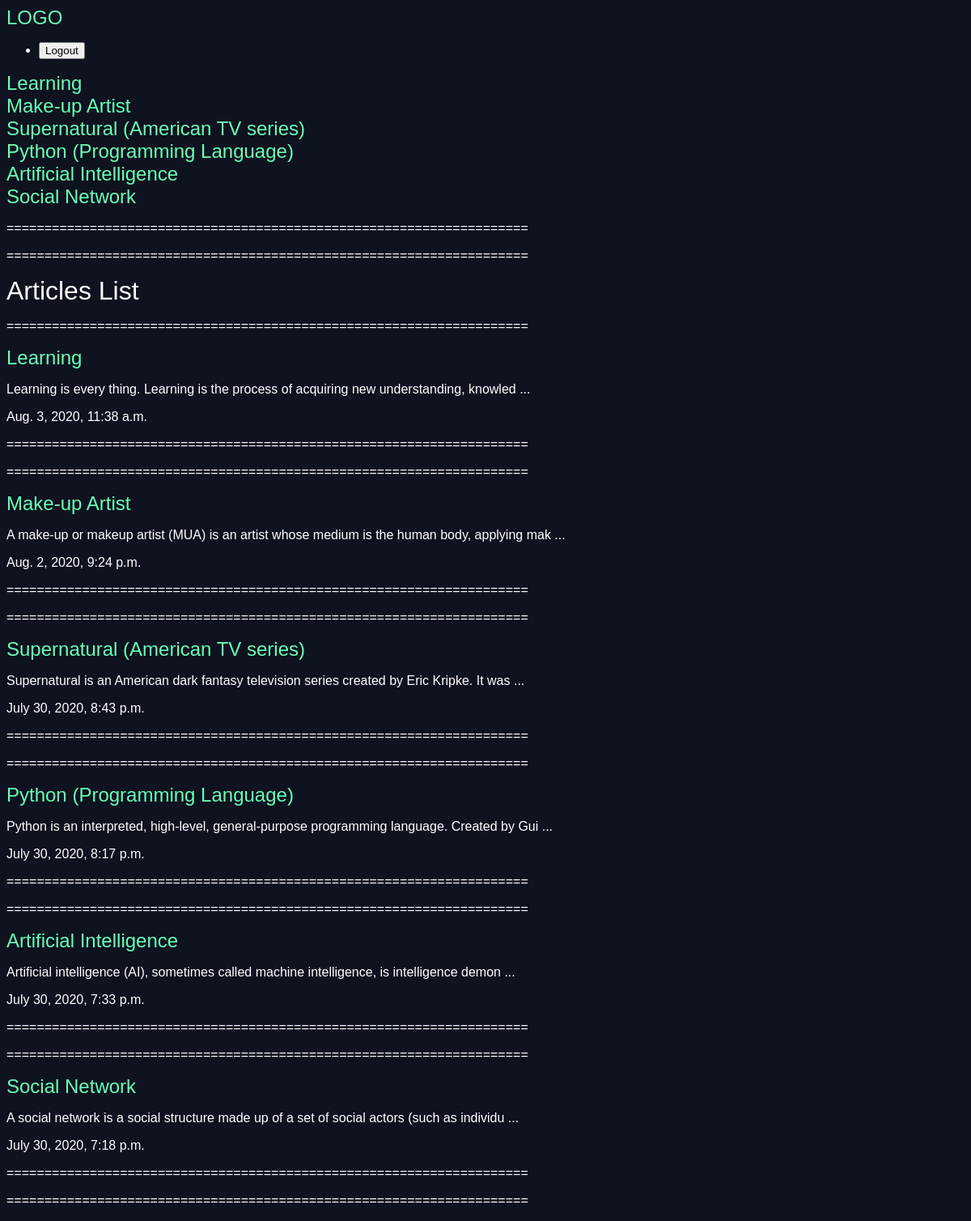
The app's page /articles/ with its own data.
### articles/models.py (models this page shows, shortened)
class Article(models.Model):
    title = models.CharField(max_length = 100)
    slug = models.SlugField()
    body = models.TextField()
    date = models.DateTimeField(auto_now_add = True)
    image = models.ImageField(default='default.jpg', blank=True)
    def snippet(self):
        return self.body[:90] + ' ...'

### articles/views.py (the view)
# urls.py: path('', views.articles_lists, name="list"),
def articles_lists(request):
    articles = models.Article.objects.all().order_by('-date')
    args = {'articles':articles}
    return render(request, 'articles/articleslist.html', args)

### articles/templates/articles/articleslist.html (shortened to what this page needs)
{% extends 'base.html' %}
{% block content %}
<div class="container">
  {% for article in articles %}
  <h2><a href="#{{article.title}}">{{article.title}}</a></h2>
  {% endfor %}
  <p>=====================================================================</p>
  <p>=====================================================================</p>
</div>
<div class="container">
  <h1>Articles List</h1>
  <p>=====================================================================</p>
  {% for article in articles %}
  <section id="{{article.title}}">
  <h2><a href="{% url 'articles:detail' slug=article.slug %}">{{article.title}}</a></h2>
  <p>{{article.snippet}}</p>
  <p>{{article.date}}</p>
  <p>=====================================================================</p>
  <p>=====================================================================</p>
  {% endfor %}
</div>
{% endblock %}

### assets/styles.css (style rules this page uses)
body { background-color: #0f121f; background-image: url(stars.jpg); background-repeat: no-repeat; background-attachment: fixed; color: #fff; }
body * { font-family: arial; }
h1,h2,h3,h4,h5,h6 { font-weight: normal; margin: 0; }
a,a:hover,a:visited { color: #69ffb6; text-decoration:none; }

### records on screen
Article: title "Learning", snippet "Learning is every thing. Learning is the process of acquiring new understanding, knowled ...", date "Aug. 3, 2020, 11:38 a.m."
Article: title "Make-up Artist", snippet "A make-up or makeup artist (MUA) is an artist whose medium is the human body, applying mak ...", date "Aug. 2, 2020, 9:24 p.m."
Article: title "Supernatural (American TV series)", snippet "Supernatural is an American dark fantasy television series created by Eric Kripke. It was ...", date "July 30, 2020, 8:43 p.m."
Article: title "Python (Programming Language)", snippet "Python is an interpreted, high-level, general-purpose programming language. Created by Gui ...", date "July 30, 2020, 8:17 p.m."
Article: title "Artificial Intelligence", snippet "Artificial intelligence (AI), sometimes called machine intelligence, is intelligence demon ...", date "July 30, 2020, 7:33 p.m."
Article: title "Social Network", snippet "A social network is a social structure made up of a set of social actors (such as individu ...", date "July 30, 2020, 7:18 p.m."
